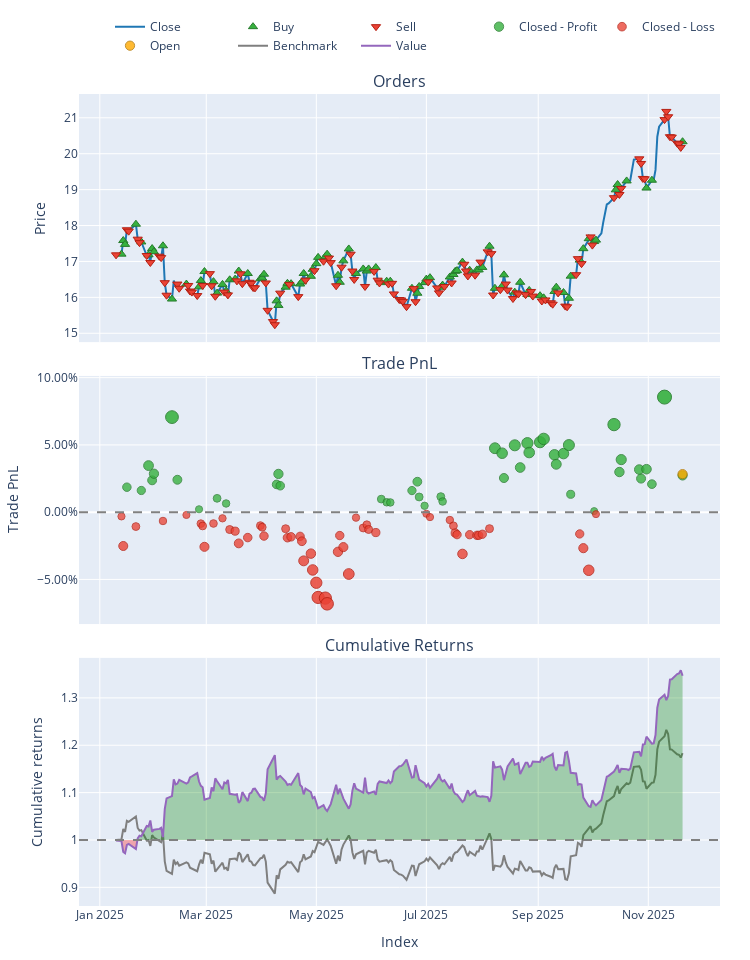

Write notebook code for a chart like this one.
### Markdown cell above
#### MDU - YES

### Code cell
# 2. Load Data
try:
    # ensuring your path is correct
    data = pd.read_csv('data/processed/MDU_processed_2022.csv')
    if 'Date' in data.columns:
        data['Date'] = pd.to_datetime(data['Date'])
        data.set_index('Date', inplace=True)
    print("Data loaded successfully.")
except FileNotFoundError:
    print("Error: Data file not found. Check path.")
    sys.exit()

# 3. Split Train/Test
split_idx = int(len(data) * 0.7)
train_df = data.iloc[:split_idx]
test_df = data.iloc[split_idx:]

# --- TRAINING PHASE ---
print("Training PPO Agent...")

# Initialize Trainer (Pass config if needed, or defaults)
trainer = ModelTrainerRL(config['reinforcement_learning'])
env_params = config['reinforcement_learning']['environment']

# Create Training Environment
env_train = TradingEnvRL(
    train_df, 
    initial_balance=env_params.get('initial_balance', 10000),
    commission=env_params.get('commission', 0.001),
    lookback_window=env_params.get('lookback_window', 30),
    reward_func='profit'
)

# Train and Save
# This automatically handles the VecNormalize wrapper creation
result = trainer.train_ppo(env_train) 

# IMPORTANT: Save the model and the normalization stats to disk
# We will reload them for the test phase to ensure consistency
save_path = "models/"
trainer.save_models(save_path)
print("Training Complete. Models saved.")

# --- INFERENCE PHASE (UPDATED) ---
print("Generating Agent Predictions on Test Data...")

# 1. Load the Trained Model
model = PPO.load(os.path.join(save_path, "ppo_model"))

# 2. Create the Test Environment
# Must have the same observation space (columns) as training
env_test = TradingEnvRL(
    test_df, 
    initial_balance=env_params.get('initial_balance', 100000),
    commission=env_params.get('commission', 0.001),
    lookback_window=env_params.get('lookback_window', 30),
    reward_func='profit' 
)

# 3. Wrap it in DummyVecEnv (Required for SB3)
vec_env_test = DummyVecEnv([lambda: env_test])

# 4. Load Normalization Statistics
# This applies the Training Mean/Variance to the Test Data (Crucial!)
norm_path = os.path.join(save_path, "ppo_vecnormalize.pkl")
if os.path.exists(norm_path):
    vec_env_test = VecNormalize.load(norm_path, vec_env_test)
    vec_env_test.training = False     # Do not update stats on test data
    vec_env_test.norm_reward = False  # Do not normalize rewards for testing
else:
    print("WARNING: Normalization stats not found. Model predictions may be garbage.")

# 5. Run Inference Loop
obs = vec_env_test.reset()
done = [False]  # VecEnv returns done as a list/array
actions = []

while not done[0]:
    # Predict action (obs is now correctly scaled)
    action, _ = model.predict(obs, deterministic=True)
    actions.append(action[0]) # Extract single action
    
    # Step the environment
    obs, _, done, _ = vec_env_test.step(action)

print(f"Generated {len(actions)} actions.")


# --- BACKTESTING PHASE ---
print("Running Backtest...")

backtester = PortfolioBacktesterRL(env_params) 

# Note: 'actions' corresponds to the period [lookback_window : end]
# Ensure your backtester handles this alignment. 
# Usually, passing the full price_data and the lookback_window allows 
# the backtester to slice the prices correctly to match the actions.
portfolio = backtester.run_backtest(
    price_data=test_df['close'], 
    predicted_weights=np.array(actions).flatten(),
    lookback_window=env_params.get('lookback_window', 30)
)

comparison = backtester.compare_with_buy_and_hold_rl()

# Show Metrics
metrics = backtester.get_performance_metrics()
print("\n--- Strategy Performance ---")
for k, v in metrics.items():
    print(f"{k}: {v:.4f}")
    
# Plot
portfolio.plot().show()

### Figure 1 — Plotly figure (JSON) as saved in the notebook; plotly's stock layout.template omitted (floating-point values rounded to 4 significant figures; data arrays with more than 128 entries replaced by an {"elided": "..."} marker saying what was removed)
{"data": [{"legendgroup": "0", "line": {"color": "#1f77b4"}, "name": "Close", "showlegend": true, "type": "scatter", "uid": "dc1a1fb9-aa1e-46ea-a277-d8fb6680d9bc", "x": {"elided": "218 str values"}, "xaxis": "x", "y": {"elided": "218 float values"}, "yaxis": "y"}, {"customdata": {"elided": "94x3 float values"}, "hovertemplate": "Order Id: %{customdata[0]}<br>Timestamp: %{x}<br>Price: %{y}<br>Size: %{customdata[1]:.6f}<br>Fees: %{customdata[2]:.6f}", "legendgroup": "1", "marker": {"color": "#37B13F", "line": {"color": "rgb(38,123,44)", "width": 1}, "size": 8, "symbol": "triangle-up"}, "mode": "markers", "name": "Buy", "type": "scatter", "uid": "4aef72fd-0269-4d45-a539-20ad8400c0eb", "x": ["2025-01-13T00:00:00-05:00", "2025-01-14T00:00:00-05:00", "2025-01-15T00:00:00-05:00", "2025-01-21T00:00:00-05:00", "2025-01-24T00:00:00-05:00", "2025-01-28T00:00:00-05:00", "2025-01-30T00:00:00-05:00", "2025-01-31T00:00:00-05:00", "2025-02-05T00:00:00-05:00", "2025-02-10T00:00:00-05:00", "2025-02-18T00:00:00-05:00", "2025-02-25T00:00:00-05:00", "2025-02-26T00:00:00-05:00", "2025-02-28T00:00:00-05:00", "2025-03-05T00:00:00-05:00", "2025-03-07T00:00:00-05:00", "2025-03-10T00:00:00-04:00", "2025-03-12T00:00:00-04:00", "2025-03-14T00:00:00-04:00", "2025-03-17T00:00:00-04:00", "2025-03-19T00:00:00-04:00", "2025-03-24T00:00:00-04:00", "2025-03-31T00:00:00-04:00", "2025-04-01T00:00:00-04:00", "2025-04-02T00:00:00-04:00", "2025-04-09T00:00:00-04:00", "2025-04-10T00:00:00-04:00", "2025-04-14T00:00:00-04:00", "2025-04-15T00:00:00-04:00", "2025-04-17T00:00:00-04:00", "2025-04-22T00:00:00-04:00", "2025-04-23T00:00:00-04:00", "2025-04-24T00:00:00-04:00", "2025-04-28T00:00:00-04:00", "2025-04-29T00:00:00-04:00", "2025-05-01T00:00:00-04:00", "2025-05-02T00:00:00-04:00", "2025-05-06T00:00:00-04:00", "2025-05-07T00:00:00-04:00", "2025-05-13T00:00:00-04:00", "2025-05-14T00:00:00-04:00", "2025-05-16T00:00:00-04:00", "2025-05-19T00:00:00-04:00", "2025-05-23T00:00:00-04:00", "2025-05-27T00:00:00-04:00", "2025-05-29T00:00:00-04:00", "2025-05-30T00:00:00-04:00", "2025-06-03T00:00:00-04:00", "2025-06-06T00:00:00-04:00", "2025-06-09T00:00:00-04:00", "2025-06-11T00:00:00-04:00", "2025-06-23T00:00:00-04:00", "2025-06-26T00:00:00-04:00", "2025-06-27T00:00:00-04:00", "2025-06-30T00:00:00-04:00", "2025-07-01T00:00:00-04:00", "2025-07-03T00:00:00-04:00", "2025-07-09T00:00:00-04:00", "2025-07-10T00:00:00-04:00", "2025-07-14T00:00:00-04:00", "2025-07-16T00:00:00-04:00", "2025-07-17T00:00:00-04:00", "2025-07-18T00:00:00-04:00", "2025-07-21T00:00:00-04:00", "2025-07-25T00:00:00-04:00", "2025-07-29T00:00:00-04:00", "2025-07-30T00:00:00-04:00", "2025-08-01T00:00:00-04:00", "2025-08-05T00:00:00-04:00", "2025-08-08T00:00:00-04:00", "2025-08-12T00:00:00-04:00", "2025-08-13T00:00:00-04:00", "2025-08-19T00:00:00-04:00", "2025-08-22T00:00:00-04:00", "2025-08-26T00:00:00-04:00", "2025-08-27T00:00:00-04:00", "2025-09-02T00:00:00-04:00", "2025-09-04T00:00:00-04:00", "2025-09-10T00:00:00-04:00", "2025-09-11T00:00:00-04:00", "2025-09-15T00:00:00-04:00", "2025-09-18T00:00:00-04:00", "2025-09-19T00:00:00-04:00", "2025-09-24T00:00:00-04:00", "2025-09-26T00:00:00-04:00", "2025-09-29T00:00:00-04:00", "2025-10-02T00:00:00-04:00", "2025-10-03T00:00:00-04:00", "2025-10-14T00:00:00-04:00", "2025-10-15T00:00:00-04:00", "2025-10-20T00:00:00-04:00", "2025-10-31T00:00:00-04:00", "2025-11-03T00:00:00-05:00", "2025-11-20T00:00:00-05:00"], "xaxis": "x", "y": [17.2, 17.58, 17.47, 18.04, 17.54, 17.18, 17.36, 17.27, 17.44, 15.95, 16.37, 16.29, 16.47, 16.72, 16.44, 16.12, 16.36, 16.18, 16.49, 16.51, 16.73, 16.66, 16.52, 16.54, 16.65, 15.9, 15.78, 16.28, 16.39, 16.38, 16.37, 16.43, 16.66, 16.59, 16.78, 16.94, 17.11, 17.13, 17.2, 16.62, 16.42, 17.02, 17.35, 16.66, 16.79, 16.73, 16.79, 16.83, 16.41, 16.45, 16.45, 16.25, 16.11, 16.3, 16.41, 16.51, 16.55, 16.28, 16.34, 16.57, 16.64, 16.73, 16.74, 16.98, 16.75, 16.76, 16.76, 16.83, 17.42, 16.25, 16.31, 16.63, 16.14, 16.42, 16.08, 16.19, 16.05, 15.99, 16.16, 16.28, 16.13, 15.98, 16.59, 17.04, 17.36, 17.63, 17.55, 17.59, 18.99, 19.14, 19.24, 19.04, 19.26, 20.33], "yaxis": "y"}, {"customdata": {"elided": "109x3 float values"}, "hovertemplate": "Order Id: %{customdata[0]}<br>Timestamp: %{x}<br>Price: %{y}<br>Size: %{customdata[1]:.6f}<br>Fees: %{customdata[2]:.6f}", "legendgroup": "2", "marker": {"color": "#EA4335", "line": {"color": "rgb(181,31,18)", "width": 1}, "size": 8, "symbol": "triangle-down"}, "mode": "markers", "name": "Sell", "type": "scatter", "uid": "6a3fc45c-4ad5-4759-9188-4c77fd288d30", "x": ["2025-01-10T00:00:00-05:00", "2025-01-16T00:00:00-05:00", "2025-01-17T00:00:00-05:00", "2025-01-22T00:00:00-05:00", "2025-01-23T00:00:00-05:00", "2025-01-27T00:00:00-05:00", "2025-01-29T00:00:00-05:00", "2025-02-03T00:00:00-05:00", "2025-02-04T00:00:00-05:00", "2025-02-06T00:00:00-05:00", "2025-02-07T00:00:00-05:00", "2025-02-13T00:00:00-05:00", "2025-02-14T00:00:00-05:00", "2025-02-19T00:00:00-05:00", "2025-02-20T00:00:00-05:00", "2025-02-21T00:00:00-05:00", "2025-02-24T00:00:00-05:00", "2025-02-27T00:00:00-05:00", "2025-03-03T00:00:00-05:00", "2025-03-04T00:00:00-05:00", "2025-03-06T00:00:00-05:00", "2025-03-11T00:00:00-04:00", "2025-03-13T00:00:00-04:00", "2025-03-18T00:00:00-04:00", "2025-03-20T00:00:00-04:00", "2025-03-21T00:00:00-04:00", "2025-03-25T00:00:00-04:00", "2025-03-26T00:00:00-04:00", "2025-03-27T00:00:00-04:00", "2025-03-28T00:00:00-04:00", "2025-04-03T00:00:00-04:00", "2025-04-04T00:00:00-04:00", "2025-04-07T00:00:00-04:00", "2025-04-08T00:00:00-04:00", "2025-04-11T00:00:00-04:00", "2025-04-16T00:00:00-04:00", "2025-04-21T00:00:00-04:00", "2025-04-25T00:00:00-04:00", "2025-04-30T00:00:00-04:00", "2025-05-05T00:00:00-04:00", "2025-05-08T00:00:00-04:00", "2025-05-09T00:00:00-04:00", "2025-05-12T00:00:00-04:00", "2025-05-15T00:00:00-04:00", "2025-05-20T00:00:00-04:00", "2025-05-21T00:00:00-04:00", "2025-05-22T00:00:00-04:00", "2025-05-28T00:00:00-04:00", "2025-06-02T00:00:00-04:00", "2025-06-04T00:00:00-04:00", "2025-06-05T00:00:00-04:00", "2025-06-10T00:00:00-04:00", "2025-06-12T00:00:00-04:00", "2025-06-13T00:00:00-04:00", "2025-06-16T00:00:00-04:00", "2025-06-17T00:00:00-04:00", "2025-06-18T00:00:00-04:00", "2025-06-20T00:00:00-04:00", "2025-06-24T00:00:00-04:00", "2025-06-25T00:00:00-04:00", "2025-07-02T00:00:00-04:00", "2025-07-07T00:00:00-04:00", "2025-07-08T00:00:00-04:00", "2025-07-11T00:00:00-04:00", "2025-07-15T00:00:00-04:00", "2025-07-22T00:00:00-04:00", "2025-07-23T00:00:00-04:00", "2025-07-24T00:00:00-04:00", "2025-07-28T00:00:00-04:00", "2025-07-31T00:00:00-04:00", "2025-08-04T00:00:00-04:00", "2025-08-06T00:00:00-04:00", "2025-08-07T00:00:00-04:00", "2025-08-11T00:00:00-04:00", "2025-08-14T00:00:00-04:00", "2025-08-15T00:00:00-04:00", "2025-08-18T00:00:00-04:00", "2025-08-20T00:00:00-04:00", "2025-08-21T00:00:00-04:00", "2025-08-25T00:00:00-04:00", "2025-08-28T00:00:00-04:00", "2025-08-29T00:00:00-04:00", "2025-09-03T00:00:00-04:00", "2025-09-05T00:00:00-04:00", "2025-09-08T00:00:00-04:00", "2025-09-09T00:00:00-04:00", "2025-09-12T00:00:00-04:00", "2025-09-16T00:00:00-04:00", "2025-09-17T00:00:00-04:00", "2025-09-22T00:00:00-04:00", "2025-09-23T00:00:00-04:00", "2025-09-25T00:00:00-04:00", "2025-09-30T00:00:00-04:00", "2025-10-01T00:00:00-04:00", "2025-10-13T00:00:00-04:00", "2025-10-16T00:00:00-04:00", "2025-10-17T00:00:00-04:00", "2025-10-27T00:00:00-04:00", "2025-10-28T00:00:00-04:00", "2025-10-29T00:00:00-04:00", "2025-10-30T00:00:00-04:00", "2025-11-10T00:00:00-05:00", "2025-11-11T00:00:00-05:00", "2025-11-12T00:00:00-05:00", "2025-11-13T00:00:00-05:00", "2025-11-14T00:00:00-05:00", "2025-11-17T00:00:00-05:00", "2025-11-18T00:00:00-05:00", "2025-11-19T00:00:00-05:00"], "xaxis": "x", "y": [17.18, 17.88, 17.84, 17.62, 17.52, 17.16, 16.97, 17.15, 17.11, 16.41, 16.06, 16.37, 16.25, 16.33, 16.18, 16.15, 16.05, 16.33, 16.66, 16.32, 16.03, 16.15, 16.07, 16.46, 16.65, 16.38, 16.42, 16.39, 16.27, 16.26, 16.4, 15.64, 15.33, 15.24, 16.12, 16.36, 16.02, 16.48, 16.74, 17.01, 17.09, 16.97, 16.32, 16.84, 17.2, 16.73, 16.5, 16.3, 16.72, 16.48, 16.4, 16.37, 16.39, 16.1, 15.94, 15.93, 15.89, 15.74, 16.24, 15.88, 16.43, 16.26, 16.12, 16.3, 16.4, 16.92, 16.74, 16.6, 16.62, 16.98, 17.27, 17.22, 16.07, 16.21, 16.37, 16.2, 15.97, 16.12, 16.1, 16.08, 16.16, 16.04, 15.9, 15.93, 15.85, 15.81, 16.12, 15.76, 15.74, 16.63, 17.08, 16.94, 17.68, 17.45, 18.78, 18.86, 19.03, 19.86, 19.73, 19.31, 19.3, 20.95, 21.18, 21.03, 20.47, 20.46, 20.29, 20.27, 20.18], "yaxis": "y"}, {"customdata": {"elided": "46x4 float values"}, "hovertemplate": "Exit Trade Id: %{customdata[0]}<br>Position Id: %{customdata[1]}<br>Exit Timestamp: %{x}<br>PnL: %{customdata[2]:.6f}<br>Return: %{customdata[3]:.2%}", "legendgroup": "3", "marker": {"color": "#37B13F", "line": {"color": "rgb(38,123,44)", "width": 1}, "opacity": [0.7815, 0.7771, 0.8099, 0.7905, 0.7992, 0.8737, 0.7913, 0.7524, 0.7668, 0.76, 0.7851, 0.7989, 0.7834, 0.7658, 0.7616, 0.7614, 0.777, 0.7887, 0.7686, 0.757, 0.769, 0.7627, 0.8327, 0.8262, 0.7935, 0.8366, 0.8073, 0.8394, 0.8271, 0.8407, 0.845, 0.8241, 0.8116, 0.8257, 0.8368, 0.7721, 0.75, 0.8638, 0.8014, 0.8178, 0.8047, 0.7928, 0.8051, 0.7855, 0.9, 0.7969], "size": [8.468, 8.267, 9.794, 8.89, 9.295, 12.77, 8.925, 7.112, 7.785, 7.468, 8.639, 9.284, 8.558, 7.737, 7.543, 7.532, 8.262, 8.805, 7.869, 7.327, 7.888, 7.592, 10.86, 10.56, 9.032, 11.04, 9.676, 11.17, 10.6, 11.23, 11.43, 10.46, 9.875, 10.53, 11.05, 8.032, 7.0, 12.31, 9.4, 10.16, 9.551, 8.997, 9.572, 8.656, 14.0, 9.189], "symbol": "circle"}, "mode": "markers", "name": "Closed - Profit", "type": "scatter", "uid": "7704c1e3-a121-4fe0-9346-409b37bc349c", "x": ["2025-01-16T00:00:00-05:00", "2025-01-24T00:00:00-05:00", "2025-01-28T00:00:00-05:00", "2025-01-30T00:00:00-05:00", "2025-01-31T00:00:00-05:00", "2025-02-10T00:00:00-05:00", "2025-02-13T00:00:00-05:00", "2025-02-25T00:00:00-05:00", "2025-03-07T00:00:00-05:00", "2025-03-12T00:00:00-04:00", "2025-04-09T00:00:00-04:00", "2025-04-10T00:00:00-04:00", "2025-04-11T00:00:00-04:00", "2025-06-06T00:00:00-04:00", "2025-06-09T00:00:00-04:00", "2025-06-11T00:00:00-04:00", "2025-06-23T00:00:00-04:00", "2025-06-26T00:00:00-04:00", "2025-06-27T00:00:00-04:00", "2025-06-30T00:00:00-04:00", "2025-07-09T00:00:00-04:00", "2025-07-10T00:00:00-04:00", "2025-08-08T00:00:00-04:00", "2025-08-12T00:00:00-04:00", "2025-08-13T00:00:00-04:00", "2025-08-19T00:00:00-04:00", "2025-08-22T00:00:00-04:00", "2025-08-26T00:00:00-04:00", "2025-08-27T00:00:00-04:00", "2025-09-02T00:00:00-04:00", "2025-09-04T00:00:00-04:00", "2025-09-10T00:00:00-04:00", "2025-09-11T00:00:00-04:00", "2025-09-15T00:00:00-04:00", "2025-09-18T00:00:00-04:00", "2025-09-19T00:00:00-04:00", "2025-10-02T00:00:00-04:00", "2025-10-13T00:00:00-04:00", "2025-10-16T00:00:00-04:00", "2025-10-17T00:00:00-04:00", "2025-10-27T00:00:00-04:00", "2025-10-28T00:00:00-04:00", "2025-10-31T00:00:00-04:00", "2025-11-03T00:00:00-05:00", "2025-11-10T00:00:00-05:00", "2025-11-20T00:00:00-05:00"], "xaxis": "x2", "y": [0.01857, 0.01613, 0.03462, 0.02367, 0.02857, 0.07068, 0.0241, 0.002149, 0.01029, 0.006459, 0.02063, 0.02844, 0.01965, 0.009716, 0.00736, 0.007229, 0.01606, 0.02264, 0.01131, 0.004746, 0.01154, 0.007954, 0.04753, 0.04384, 0.02539, 0.04971, 0.03319, 0.0513, 0.04433, 0.05205, 0.05445, 0.04265, 0.0356, 0.04355, 0.04986, 0.01328, 0.0007871, 0.06509, 0.02985, 0.03907, 0.03168, 0.02497, 0.03193, 0.02084, 0.08554, 0.02729], "yaxis": "y2"}, {"customdata": {"elided": "54x4 float values"}, "hovertemplate": "Exit Trade Id: %{customdata[0]}<br>Position Id: %{customdata[1]}<br>Exit Timestamp: %{x}<br>PnL: %{customdata[2]:.6f}<br>Return: %{customdata[3]:.2%}", "legendgroup": "4", "marker": {"color": "#EA4335", "line": {"color": "rgb(181,31,18)", "width": 1}, "opacity": [0.7541, 0.7931, 0.7675, 0.7602, 0.7523, 0.7637, 0.7667, 0.7942, 0.7635, 0.7567, 0.7715, 0.7736, 0.7897, 0.782, 0.7663, 0.7684, 0.78, 0.7704, 0.7822, 0.781, 0.7804, 0.7869, 0.8127, 0.8032, 0.8246, 0.8415, 0.8608, 0.8617, 0.8692, 0.8008, 0.7794, 0.7946, 0.83, 0.7558, 0.7694, 0.7651, 0.7714, 0.7754, 0.7508, 0.7551, 0.7589, 0.7666, 0.7761, 0.7782, 0.8035, 0.7782, 0.7791, 0.7791, 0.7776, 0.7703, 0.7772, 0.796, 0.825, 0.7512], "size": [7.193, 9.012, 7.818, 7.476, 7.107, 7.639, 7.78, 9.063, 7.631, 7.312, 8.002, 8.101, 8.851, 8.495, 7.76, 7.859, 8.401, 7.952, 8.503, 8.449, 8.421, 8.721, 9.924, 9.481, 10.48, 11.27, 12.17, 12.21, 12.56, 9.369, 8.37, 9.08, 10.73, 7.273, 7.904, 7.705, 7.997, 8.187, 7.036, 7.237, 7.417, 7.773, 8.217, 8.315, 9.499, 8.317, 8.358, 8.358, 8.29, 7.946, 8.271, 9.145, 10.5, 7.057], "symbol": "circle"}, "mode": "markers", "name": "Closed - Loss", "type": "scatter", "uid": "42913de2-b208-45cc-a649-600b7fdc4ca1", "x": ["2025-01-13T00:00:00-05:00", "2025-01-14T00:00:00-05:00", "2025-01-21T00:00:00-05:00", "2025-02-05T00:00:00-05:00", "2025-02-18T00:00:00-05:00", "2025-02-26T00:00:00-05:00", "2025-02-27T00:00:00-05:00", "2025-02-28T00:00:00-05:00", "2025-03-05T00:00:00-05:00", "2025-03-10T00:00:00-04:00", "2025-03-14T00:00:00-04:00", "2025-03-17T00:00:00-04:00", "2025-03-19T00:00:00-04:00", "2025-03-24T00:00:00-04:00", "2025-03-31T00:00:00-04:00", "2025-04-01T00:00:00-04:00", "2025-04-02T00:00:00-04:00", "2025-04-14T00:00:00-04:00", "2025-04-15T00:00:00-04:00", "2025-04-17T00:00:00-04:00", "2025-04-22T00:00:00-04:00", "2025-04-23T00:00:00-04:00", "2025-04-24T00:00:00-04:00", "2025-04-28T00:00:00-04:00", "2025-04-29T00:00:00-04:00", "2025-05-01T00:00:00-04:00", "2025-05-02T00:00:00-04:00", "2025-05-06T00:00:00-04:00", "2025-05-07T00:00:00-04:00", "2025-05-13T00:00:00-04:00", "2025-05-14T00:00:00-04:00", "2025-05-16T00:00:00-04:00", "2025-05-19T00:00:00-04:00", "2025-05-23T00:00:00-04:00", "2025-05-27T00:00:00-04:00", "2025-05-29T00:00:00-04:00", "2025-05-30T00:00:00-04:00", "2025-06-03T00:00:00-04:00", "2025-07-01T00:00:00-04:00", "2025-07-03T00:00:00-04:00", "2025-07-14T00:00:00-04:00", "2025-07-16T00:00:00-04:00", "2025-07-17T00:00:00-04:00", "2025-07-18T00:00:00-04:00", "2025-07-21T00:00:00-04:00", "2025-07-25T00:00:00-04:00", "2025-07-29T00:00:00-04:00", "2025-07-30T00:00:00-04:00", "2025-08-01T00:00:00-04:00", "2025-08-05T00:00:00-04:00", "2025-09-24T00:00:00-04:00", "2025-09-26T00:00:00-04:00", "2025-09-29T00:00:00-04:00", "2025-10-03T00:00:00-04:00"], "xaxis": "x2", "y": [-0.003129, -0.02515, -0.01069, -0.006551, -0.002086, -0.008525, -0.01023, -0.02576, -0.008424, -0.004569, -0.01292, -0.01412, -0.0232, -0.01889, -0.009989, -0.01118, -0.01775, -0.01231, -0.01899, -0.01833, -0.01799, -0.02163, -0.03619, -0.03082, -0.04295, -0.05247, -0.06339, -0.06387, -0.06812, -0.02947, -0.01738, -0.02597, -0.04597, -0.004087, -0.01173, -0.009322, -0.01285, -0.01515, -0.001219, -0.003657, -0.005837, -0.01014, -0.01552, -0.01671, -0.03104, -0.01673, -0.01723, -0.01723, -0.01641, -0.01225, -0.01617, -0.02676, -0.04319, -0.001471], "yaxis": "y2"}, {"customdata": [[100.0, 12.0, 1338.0, 0.02826]], "hovertemplate": "Exit Trade Id: %{customdata[0]}<br>Position Id: %{customdata[1]}<br>Exit Timestamp: %{x}<br>PnL: %{customdata[2]:.6f}<br>Return: %{customdata[3]:.2%}", "legendgroup": "5", "marker": {"color": "#FFAA00", "line": {"color": "rgb(178,118,0)", "width": 1}, "opacity": [0.7986], "size": [9.269], "symbol": "circle"}, "mode": "markers", "name": "Open", "type": "scatter", "uid": "524f729d-eb11-4fe5-a85a-916b1b7870f8", "x": ["2025-11-20T00:00:00-05:00"], "xaxis": "x2", "y": [0.02826], "yaxis": "y2"}, {"legendgroup": "6", "line": {"color": "#7f7f7f"}, "name": "Benchmark", "showlegend": true, "type": "scatter", "uid": "3336eb10-88d7-4b47-9014-c0678c63a6a1", "x": {"elided": "218 str values"}, "xaxis": "x3", "y": {"elided": "218 float values"}, "yaxis": "y3"}, {"hoverinfo": "skip", "legendgroup": "7", "line": {"color": "rgba(0, 0, 0, 0)", "width": 0}, "opacity": 0, "showlegend": false, "type": "scatter", "uid": "5e595f1b-426f-419a-9030-bacf8aad1fc4", "x": {"elided": "218 str values"}, "xaxis": "x3", "y": {"elided": "218 int values"}, "yaxis": "y3"}, {"connectgaps": false, "fill": "tonexty", "fillcolor": "rgba(0, 128, 0, 0.3)", "hoverinfo": "skip", "legendgroup": "7", "line": {"color": "rgba(0, 0, 0, 0)", "width": 0}, "opacity": 0, "showlegend": false, "type": "scatter", "uid": "ff9826b1-8ce9-46dc-8fd5-c18eac0ca390", "x": {"elided": "218 str values"}, "xaxis": "x3", "y": {"elided": "218 float values"}, "yaxis": "y3"}, {"hoverinfo": "skip", "legendgroup": "7", "line": {"color": "rgba(0, 0, 0, 0)", "width": 0}, "opacity": 0, "showlegend": false, "type": "scatter", "uid": "1952df90-58e0-4fe8-a5c3-aec28cb46e45", "x": {"elided": "218 str values"}, "xaxis": "x3", "y": {"elided": "218 int values"}, "yaxis": "y3"}, {"connectgaps": false, "fill": "tonexty", "fillcolor": "rgba(255, 0, 0, 0.3)", "hoverinfo": "skip", "legendgroup": "7", "line": {"color": "rgba(0, 0, 0, 0)", "width": 0}, "opacity": 0, "showlegend": false, "type": "scatter", "uid": "320ded9f-8e8e-4c13-b53c-da8e6d603fad", "x": {"elided": "218 str values"}, "xaxis": "x3", "y": {"elided": "218 float values"}, "yaxis": "y3"}, {"legendgroup": "8", "line": {"color": "#9467bd"}, "name": "Value", "showlegend": true, "type": "scatter", "uid": "7e401b10-d15f-4aff-8347-b66a6d04ff75", "x": {"elided": "218 str values"}, "xaxis": "x3", "y": {"elided": "218 float values"}, "yaxis": "y3"}, {"hoverinfo": "skip", "legendgroup": "7", "line": {"color": "rgba(0, 0, 0, 0)", "width": 0}, "opacity": 0, "showlegend": false, "type": "scatter", "uid": "f142cd46-3fb3-422b-a279-d6b8678d5a49", "x": {"elided": "218 str values"}, "xaxis": "x3", "y": {"elided": "218 int values"}, "yaxis": "y3"}], "layout": {"annotations": [{"font": {"size": 16}, "showarrow": false, "text": "Orders", "x": 0.5, "xanchor": "center", "xref": "paper", "y": 1, "yanchor": "bottom", "yref": "paper"}, {"font": {"size": 16}, "showarrow": false, "text": "Trade PnL", "x": 0.5, "xanchor": "center", "xref": "paper", "y": 0.6528, "yanchor": "bottom", "yref": "paper"}, {"font": {"size": 16}, "showarrow": false, "text": "Cumulative Returns", "x": 0.5, "xanchor": "center", "xref": "paper", "y": 0.3056, "yanchor": "bottom", "yref": "paper"}], "height": 960, "legend": {"orientation": "h", "traceorder": "normal", "x": 1, "xanchor": "right", "y": 1.042, "yanchor": "bottom"}, "margin": {"b": 30, "l": 30, "r": 30, "t": 30}, "shapes": [{"line": {"color": "gray", "dash": "dash"}, "type": "line", "x0": 0, "x1": 1, "xref": "paper", "y0": 0, "y1": 0, "yref": "y2"}, {"line": {"color": "gray", "dash": "dash"}, "type": "line", "x0": 0, "x1": 1, "xref": "paper", "y0": 1, "y1": 1, "yref": "y3"}], "showlegend": true, "width": 750, "xaxis": {"anchor": "y", "domain": [0, 1], "matches": "x3", "showticklabels": false}, "xaxis2": {"anchor": "y2", "domain": [0, 1], "matches": "x3", "showticklabels": false}, "xaxis3": {"anchor": "y3", "domain": [0, 1], "title": {"text": "Index"}}, "yaxis": {"anchor": "x", "domain": [0.6944, 1], "title": {"text": "Price"}}, "yaxis2": {"anchor": "x2", "domain": [0.3472, 0.6528], "tickformat": ".2%", "title": {"text": "Trade PnL"}}, "yaxis3": {"anchor": "x3", "domain": [0, 0.3056], "title": {"text": "Cumulative returns"}}}}
